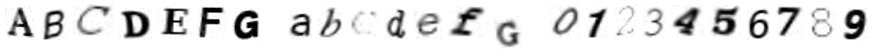
#> input picture samples/ABCDEFG_abcdefg_0123456789.png, 879 x 56 px
$ python -i augment.py   (imports and definitions only)
#> lines starting #> are read from the running program, lines starting #| are printed output that depends on the picture
"""
Data augmentation for handwriting character images.

The point of this module is to teach the CNN that the same character can look
many different ways depending on how a person actually writes. Real handwriting
has slant, varying stroke widths, ink density changes, slight rotations, and
noise from the scanning process. We simulate all of that here.

Speed matters because augmentation happens on every training batch. Earlier
iterations of this pipeline ran each transform serially on a single sample
which made training prep take hours. Everything here is now vectorized over
NumPy arrays and runs in milliseconds per sample.
"""

import numpy as np
import cv2
from typing import Optional


def random_rotate(img: np.ndarray, max_angle: float = 15.0,
                  rng: Optional[np.random.Generator] = None) -> np.ndarray:
    """Random rotation within +/- max_angle degrees, preserves image size."""
    rng = rng or np.random.default_rng()
    angle = rng.uniform(-max_angle, max_angle)
    h, w = img.shape[:2]
    matrix = cv2.getRotationMatrix2D((w / 2, h / 2), angle, 1.0)
    return cv2.warpAffine(img, matrix, (w, h), borderValue=0,
                          flags=cv2.INTER_LINEAR)


def random_shift(img: np.ndarray, max_pixels: int = 2,
                 rng: Optional[np.random.Generator] = None) -> np.ndarray:
    """Random pixel-level translation in x and y."""
    rng = rng or np.random.default_rng()
    dx = int(rng.integers(-max_pixels, max_pixels + 1))
    dy = int(rng.integers(-max_pixels, max_pixels + 1))
    h, w = img.shape[:2]
    matrix = np.float32([[1, 0, dx], [0, 1, dy]])
    return cv2.warpAffine(img, matrix, (w, h), borderValue=0)


def random_shear(img: np.ndarray, max_shear: float = 0.2,
                 rng: Optional[np.random.Generator] = None) -> np.ndarray:
    """Random horizontal shear, mimics slant variations in handwriting."""
    rng = rng or np.random.default_rng()
    shear = rng.uniform(-max_shear, max_shear)
    h, w = img.shape[:2]
    matrix = np.float32([[1, shear, -shear * h / 2], [0, 1, 0]])
    return cv2.warpAffine(img, matrix, (w, h), borderValue=0)


def morphological(img: np.ndarray, rng: Optional[np.random.Generator] = None) -> np.ndarray:
    """
    Random morphological op (dilate or erode) to simulate varying stroke widths.
    Some people press hard (thick strokes), some write lightly (thin strokes).
    """
    rng = rng or np.random.default_rng()
    op = rng.choice(["dilate", "erode", "none"])
    if op == "none":
        return img
    kernel = np.ones((2, 2), np.uint8)
    if op == "dilate":
        return cv2.dilate(img, kernel, iterations=1)
    return cv2.erode(img, kernel, iterations=1)


def gaussian_noise(img: np.ndarray, std: float = 8.0,
                   rng: Optional[np.random.Generator] = None) -> np.ndarray:
    """Synthetic noise to simulate scanning artifacts."""
    rng = rng or np.random.default_rng()
    noise = rng.normal(0, std, img.shape)
    out = img.astype(np.float32) + noise
    return np.clip(out, 0, 255).astype(np.uint8)


def elastic_distortion(img: np.ndarray, alpha: float = 8.0, sigma: float = 4.0,
                       rng: Optional[np.random.Generator] = None) -> np.ndarray:
    """
    Elastic deformation. This is the most powerful augmentation for handwriting
    because it bends strokes locally the way a human hand actually does.
    Based on Simard et al 2003.
    """
    rng = rng or np.random.default_rng()
    h, w = img.shape[:2]
    dx = cv2.GaussianBlur((rng.random((h, w)) * 2 - 1).astype(np.float32),
                          (0, 0), sigma) * alpha
    dy = cv2.GaussianBlur((rng.random((h, w)) * 2 - 1).astype(np.float32),
                          (0, 0), sigma) * alpha
    x, y = np.meshgrid(np.arange(w), np.arange(h))
    map_x = (x + dx).astype(np.float32)
    map_y = (y + dy).astype(np.float32)
    return cv2.remap(img, map_x, map_y, cv2.INTER_LINEAR, borderValue=0)


def stroke_thickness(img: np.ndarray, rng: Optional[np.random.Generator] = None) -> np.ndarray:
    """Lightly thicken or thin strokes by adjusting threshold post-blur."""
    rng = rng or np.random.default_rng()
    if rng.random() < 0.5:
        return img
    blurred = cv2.GaussianBlur(img, (3, 3), 0)
    threshold = int(rng.integers(80, 160))
    _, out = cv2.threshold(blurred, threshold, 255, cv2.THRESH_BINARY)
    return out


class AugmentationPipeline:
    """
    Composable augmentation pipeline. Apply a randomized chain of transforms
    on the fly during training.

    The order matters. Geometric transforms first, then morphological, then
    pixel-level noise last. Otherwise noise gets warped and ends up looking
    structured instead of random.
    """

    def __init__(self, severity: str = "medium", seed: Optional[int] = None):
        self.severity = severity
        self.rng = np.random.default_rng(seed)

        if severity == "light":
            self.config = dict(rotate=8, shear=0.1, shift=1, noise=4,
                               elastic=False, morph_prob=0.3)
        elif severity == "medium":
            self.config = dict(rotate=12, shear=0.2, shift=2, noise=6,
                               elastic=True, morph_prob=0.5)
        else:  # heavy
            self.config = dict(rotate=18, shear=0.3, shift=3, noise=10,
                               elastic=True, morph_prob=0.7)

    def __call__(self, img: np.ndarray) -> np.ndarray:
        cfg = self.config
        out = img.copy()

        out = random_rotate(out, cfg["rotate"], self.rng)
        out = random_shear(out, cfg["shear"], self.rng)
        out = random_shift(out, cfg["shift"], self.rng)

        if self.rng.random() < cfg["morph_prob"]:
            out = morphological(out, self.rng)

        if cfg["elastic"] and self.rng.random() < 0.5:
            out = elastic_distortion(out, alpha=6.0, sigma=3.0, rng=self.rng)

        out = gaussian_noise(out, cfg["noise"], self.rng)
        return out


# [14 lines not run here, left out]

>>> import cv2
>>> picture = cv2.imread('../samples/ABCDEFG_abcdefg_0123456789.png')
#> picture is the input picture: shape (56, 879, 3); min 0, max 255, mean 227.1
>>> result = AugmentationPipeline()(picture)
#> in random_rotate, `return cv2.warpAffine(img, matrix, (w, h), borderValue=0, flags=cv2.IN..`:
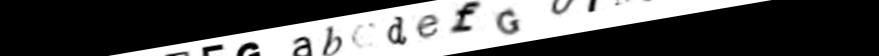
#> returned value: shape (56, 879, 3); min 0, max 255, mean 88.1
#> in random_shear, `return cv2.warpAffine(img, matrix, (w, h), borderValue=0)`:
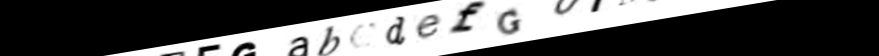
#> returned value: shape (56, 879, 3); min 0, max 255, mean 88.1
#> in random_shift, `return cv2.warpAffine(img, matrix, (w, h), borderValue=0)`:
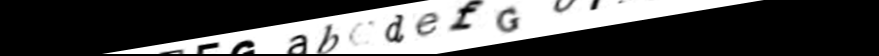
#> returned value: shape (56, 879, 3); min 0, max 255, mean 84.9
#> in morphological, `return cv2.dilate(img, kernel, iterations=1)`:
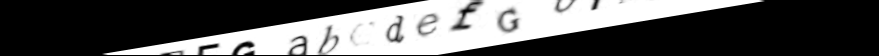
#> returned value: shape (56, 879, 3); min 0, max 255, mean 90.7
#> in elastic_distortion, `return cv2.remap(img, map_x, map_y, cv2.INTER_LINEAR, borderValue=0)`:
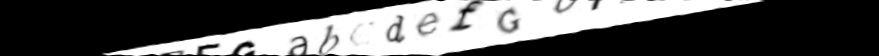
#> returned value: shape (56, 879, 3); min 0, max 255, mean 90.6
#> in gaussian_noise, `out = img.astype(np.float32) + noise`:
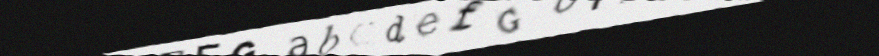
#> out: shape (56, 879, 3) float64; mean B, G, R 90.6, 90.6, 90.6; drawn with min black and max white

$ run again, on samples/Hello_World.png
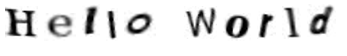
#> input picture samples/Hello_World.png, 347 x 56 px
#> picture is the input picture: shape (56, 347, 3); min 0, max 255, mean 226
#> in morphological, `return cv2.erode(img, kernel, iterations=1)`:
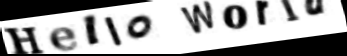
#> returned value: shape (56, 347, 3); min 0, max 255, mean 163
#> in gaussian_noise, `out = img.astype(np.float32) + noise`:
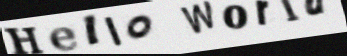
#> out: shape (56, 347, 3) float64; mean B, G, R 162.9, 162.9, 162.9; drawn with min black and max white
